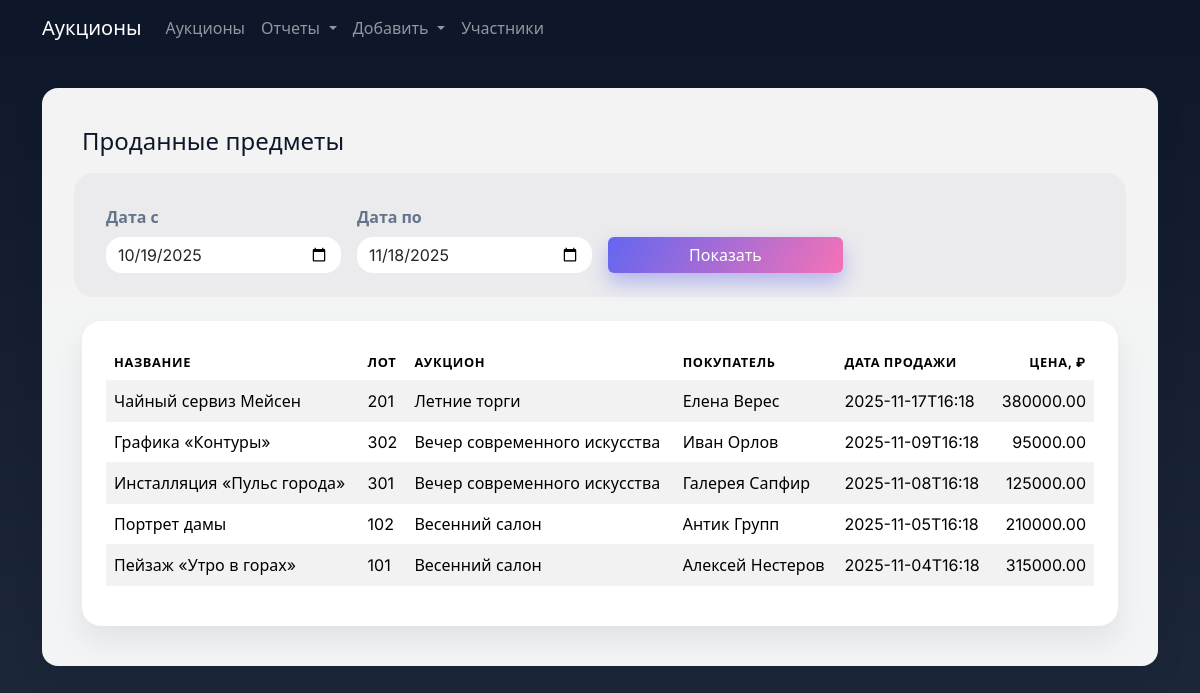
The page /reports/sold-items on the database its author committed.
### tables this page shows
CREATE TABLE sales (
                id INTEGER PRIMARY KEY AUTOINCREMENT,
                item_id INTEGER NOT NULL UNIQUE REFERENCES items(id) ON DELETE CASCADE,
                buyer_id INTEGER NOT NULL REFERENCES participants(id),
                sold_price REAL NOT NULL CHECK (sold_price >= 0),
                sold_at TEXT NOT NULL
            );

CREATE TABLE items (
                id INTEGER PRIMARY KEY AUTOINCREMENT,
                auction_id INTEGER NOT NULL REFERENCES auctions(id) ON DELETE CASCADE,
                seller_id INTEGER NOT NULL REFERENCES participants(id),
                lot_number TEXT NOT NULL,
                title TEXT NOT NULL,
                start_price REAL NOT NULL CHECK (start_price >= 0),
                description TEXT,
                UNIQUE (auction_id, lot_number)
            );

CREATE TABLE auctions (
                id INTEGER PRIMARY KEY AUTOINCREMENT,
                name TEXT NOT NULL,
                location TEXT NOT NULL,
                starts_at TEXT NOT NULL,
                description TEXT
            );

CREATE TABLE participants (
                id INTEGER PRIMARY KEY AUTOINCREMENT,
                name TEXT NOT NULL,
                contact_info TEXT,
                notes TEXT
            );

### main.py (the view)
@app.route("/reports/sold-items")
def sold_items():
    db = get_db()
    start, end = period_from_request()
    rows = db.query(
        """
        SELECT i.title,
               i.lot_number,
               a.name AS auction_name,
               s.sold_price,
               s.sold_at,
               buyers.name AS buyer_name
        FROM sales s
        JOIN items i ON i.id = s.item_id
        JOIN auctions a ON a.id = i.auction_id
        JOIN participants buyers ON buyers.id = s.buyer_id
        WHERE date(s.sold_at) BETWEEN ? AND ?
        ORDER BY datetime(s.sold_at) DESC
        """,
        (start, end),
    )
    return render_template("sold_items.html", sales=rows, start=start, end=end)

### db.py (called while the page is built)
    def query(self, sql: str, params: Iterable[Any] | None = None) -> list[sqlite3.Row]:
        cur = self.conn.cursor()
        cur.execute(sql, params or [])
        rows = cur.fetchall()
        return rows

    def close(self) -> None:
        self.conn.close()

### main.py (called while the page is built)
def get_db() -> AuctionDB:
    if "db" not in g:
        g.db = AuctionDB()
    return g.db

def default_period(days: int = 30) -> tuple[str, str]:
    period_end = date.today()
    period_start = period_end - timedelta(days=days)
    return period_start.isoformat(), period_end.isoformat()

def period_from_request(days: int = 30) -> tuple[str, str]:
    start_default, end_default = default_period(days)
    start = request.args.get("start") or start_default
    end = request.args.get("end") or end_default
    return start, end

### templates/sold_items.html (shortened to what this page needs)
{% extends "base.html" %}
{% block content %}
  <h1 class="h4 mb-4">Проданные предметы</h1>
  <form class="filter-form row gy-2 gx-3 align-items-end mb-4" method="get">
    <div class="col-sm-4 col-md-3">
      <label class="form-label" for="start">Дата с</label>
      <input class="form-control" type="date" id="start" name="start" value="{{ start }}" />
    </div>
    <div class="col-sm-4 col-md-3">
      <label class="form-label" for="end">Дата по</label>
      <input class="form-control" type="date" id="end" name="end" value="{{ end }}" />
    </div>
    <div class="col-sm-4 col-md-3">
      <button class="btn btn-primary w-100" type="submit">Показать</button>
    </div>
  </form>
  <div class="table-responsive">
    <table class="table table-striped align-middle">
      <thead>
        <tr>
          <th>Название</th>
          <th>Лот</th>
          <th>Аукцион</th>
          <th>Покупатель</th>
          <th>Дата продажи</th>
          <th class="text-end">Цена, ₽</th>
        </tr>
      </thead>
      <tbody>
        {% if sales %}
          {% for sale in sales %}
            <tr>
              <td>{{ sale.title }}</td>
              <td>{{ sale.lot_number }}</td>
              <td>{{ sale.auction_name }}</td>
              <td>{{ sale.buyer_name }}</td>
              <td>{{ sale.sold_at }}</td>
              <td class="text-end">{{ "%.2f"|format(sale.sold_price or 0) }}</td>
            </tr>
          {% endfor %}
        {% else %}
          <tr>
            <td colspan="6" class="text-center text-muted py-4">Нет продаж в выбранный период.</td>
          </tr>
        {% endif %}
      </tbody>
    </table>
  </div>
{% endblock %}

### static/styles.css (style rules this page uses)
:root { --bg-gradient-start: #0f172a; --bg-gradient-end: #1e293b; --card-bg: #ffffff; --card-accent: #f1f5f9; --text-primary: #0f172a; --text-muted: #64748b; --primary: #6366f1; --primary-dark: #4f46e5; --accent: #f472b6; --border-radius: 1rem; --shadow-soft: 0 15px 30px rgba(15, 23, 42, 0.08); }
body { font-family: "Inter", "Segoe UI", system-ui, -apple-system, BlinkMacSystemFont, sans-serif; background: linear-gradient(180deg, var(--bg-gradient-start), var(--bg-gradient-end)); color: var(--text-primary); min-height: 100vh; }
.card, .table, .form-control, .form-select { border-radius: 1rem; border: none; }
.table thead { background: var(--card-accent); color: var(--text-muted); text-transform: uppercase; font-size: 0.8rem; letter-spacing: 0.05em; }
.table tr { border-bottom: 1px solid rgba(15, 23, 42, 0.05); }
.btn-primary { background: linear-gradient(120deg, var(--primary), var(--accent)); border: none; box-shadow: 0 10px 20px rgba(99, 102, 241, 0.4); transition: transform 0.2s ease, box-shadow 0.2s ease; }
.form-label { font-weight: 600; color: var(--text-muted); }
.table-responsive { border-radius: 1.2rem; box-shadow: var(--shadow-soft); background: var(--card-bg); padding: 1.5rem; }
.filter-form { background: rgba(15, 23, 42, 0.03); border-radius: 1.2rem; padding: 1.5rem; margin-bottom: 1.5rem; }

### rows shown on the page
sales: title "Чайный сервиз Мейсен", lot_number "201", auction_name "Летние торги", buyer_name "Елена Верес", sold_at "2025-11-17T16:18", sold_price "380000.00"
sales: title "Графика «Контуры»", lot_number "302", auction_name "Вечер современного искусства", buyer_name "Иван Орлов", sold_at "2025-11-09T16:18", sold_price "95000.00"
sales: title "Инсталляция «Пульс города»", lot_number "301", auction_name "Вечер современного искусства", buyer_name "Галерея Сапфир", sold_at "2025-11-08T16:18", sold_price "125000.00"
sales: title "Портрет дамы", lot_number "102", auction_name "Весенний салон", buyer_name "Антик Групп", sold_at "2025-11-05T16:18", sold_price "210000.00"
sales: title "Пейзаж «Утро в горах»", lot_number "101", auction_name "Весенний салон", buyer_name "Алексей Нестеров", sold_at "2025-11-04T16:18", sold_price "315000.00"
